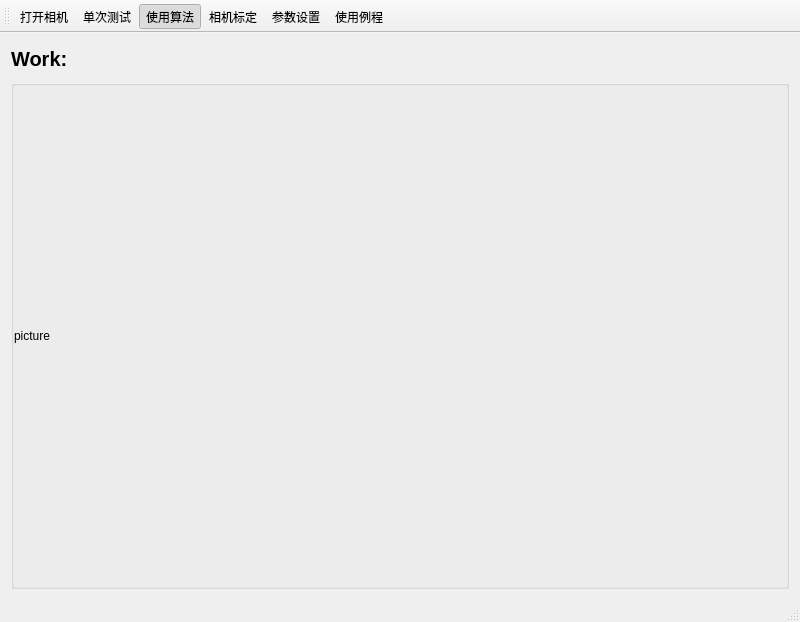
<?xml version="1.0" encoding="UTF-8"?>
<ui version="4.0">
 <class>MyWorkWindow</class>
 <widget class="QMainWindow" name="MyWorkWindow">
  <property name="geometry">
   <rect>
    <x>0</x>
    <y>0</y>
    <width>800</width>
    <height>622</height>
   </rect>
  </property>
  <property name="windowTitle">
   <string>MyZZZWindow</string>
  </property>
  <widget class="QWidget" name="centralWidget">
   <layout class="QGridLayout" name="gridLayout_2">
    <item row="1" column="0">
     <widget class="QGroupBox" name="groupBox">
      <property name="title">
       <string/>
      </property>
      <layout class="QGridLayout" name="gridLayout">
       <property name="leftMargin">
        <number>0</number>
       </property>
       <property name="topMargin">
        <number>0</number>
       </property>
       <property name="rightMargin">
        <number>0</number>
       </property>
       <property name="bottomMargin">
        <number>0</number>
       </property>
       <item row="0" column="0">
        <widget class="QLabel" name="picturedisplay">
         <property name="sizePolicy">
          <sizepolicy hsizetype="Ignored" vsizetype="Ignored">
           <horstretch>0</horstretch>
           <verstretch>0</verstretch>
          </sizepolicy>
         </property>
         <property name="text">
          <string>picture</string>
         </property>
         <property name="scaledContents">
          <bool>false</bool>
         </property>
        </widget>
       </item>
      </layout>
     </widget>
    </item>
    <item row="0" column="0">
     <widget class="QLabel" name="picturedisplay_2">
      <property name="maximumSize">
       <size>
        <width>16777215</width>
        <height>30</height>
       </size>
      </property>
      <property name="font">
       <font>
        <pointsize>15</pointsize>
        <weight>75</weight>
        <bold>true</bold>
       </font>
      </property>
      <property name="text">
       <string>Work:</string>
      </property>
     </widget>
    </item>
   </layout>
  </widget>
  <widget class="QMenuBar" name="menuBar">
   <property name="geometry">
    <rect>
     <x>0</x>
     <y>0</y>
     <width>800</width>
     <height>23</height>
    </rect>
   </property>
  </widget>
  <widget class="QToolBar" name="mainToolBar">
   <property name="toolButtonStyle">
    <enum>Qt::ToolButtonTextUnderIcon</enum>
   </property>
   <attribute name="toolBarArea">
    <enum>TopToolBarArea</enum>
   </attribute>
   <attribute name="toolBarBreak">
    <bool>false</bool>
   </attribute>
   <addaction name="actionOpencamera"/>
   <addaction name="actionSingle"/>
   <addaction name="actionuseAlo"/>
   <addaction name="actionCalib"/>
   <addaction name="actionParameter"/>
   <addaction name="actionUseDemo"/>
  </widget>
  <widget class="QStatusBar" name="statusBar"/>
  <action name="actionOpencamera">
   <property name="icon">
    <iconset>
     <normaloff>myfile/images/camera.jpg</normaloff>myfile/images/camera.jpg</iconset>
   </property>
   <property name="text">
    <string>Opencamera</string>
   </property>
   <property name="iconText">
    <string>打开相机</string>
   </property>
  </action>
  <action name="actionSingle">
   <property name="icon">
    <iconset>
     <normaloff>myfile/images/play.jpg</normaloff>myfile/images/play.jpg</iconset>
   </property>
   <property name="text">
    <string>Single</string>
   </property>
   <property name="iconText">
    <string>单次测试</string>
   </property>
   <property name="toolTip">
    <string>SingleGrab</string>
   </property>
  </action>
  <action name="actioncontinuity">
   <property name="checkable">
    <bool>true</bool>
   </property>
   <property name="icon">
    <iconset>
     <normaloff>myfile/images/refresh.jpg</normaloff>myfile/images/refresh.jpg</iconset>
   </property>
   <property name="text">
    <string>Continuity</string>
   </property>
   <property name="iconText">
    <string>连续运行</string>
   </property>
   <property name="toolTip">
    <string>ContinuityGrab</string>
   </property>
  </action>
  <action name="actionCalib">
   <property name="icon">
    <iconset>
     <normaloff>myfile/images/origin.jpg</normaloff>myfile/images/origin.jpg</iconset>
   </property>
   <property name="text">
    <string>Calib</string>
   </property>
   <property name="iconText">
    <string>相机标定</string>
   </property>
   <property name="toolTip">
    <string>CameraCalib</string>
   </property>
  </action>
  <action name="actionUseDemo">
   <property name="icon">
    <iconset>
     <normaloff>myfile/images/forward.jpg</normaloff>myfile/images/forward.jpg</iconset>
   </property>
   <property name="text">
    <string>UseDemo</string>
   </property>
   <property name="iconText">
    <string>使用例程</string>
   </property>
  </action>
  <action name="actionSaveimage">
   <property name="icon">
    <iconset>
     <normaloff>myfile/images/save.jpg</normaloff>myfile/images/save.jpg</iconset>
   </property>
   <property name="text">
    <string>Saveimage</string>
   </property>
   <property name="iconText">
    <string>保存图片</string>
   </property>
  </action>
  <action name="actionParameter">
   <property name="icon">
    <iconset>
     <normaloff>myfile/images/controls-alt.jpg</normaloff>myfile/images/controls-alt.jpg</iconset>
   </property>
   <property name="text">
    <string>Parameter</string>
   </property>
   <property name="iconText">
    <string>参数设置</string>
   </property>
  </action>
  <action name="actionuseAlo">
   <property name="checkable">
    <bool>true</bool>
   </property>
   <property name="checked">
    <bool>true</bool>
   </property>
   <property name="icon">
    <iconset>
     <normaloff>myfile/images/Mabe/apps.jpg</normaloff>myfile/images/Mabe/apps.jpg</iconset>
   </property>
   <property name="text">
    <string>使用算法</string>
   </property>
  </action>
 </widget>
 <layoutdefault spacing="6" margin="11"/>
 <resources/>
 <connections/>
</ui>
